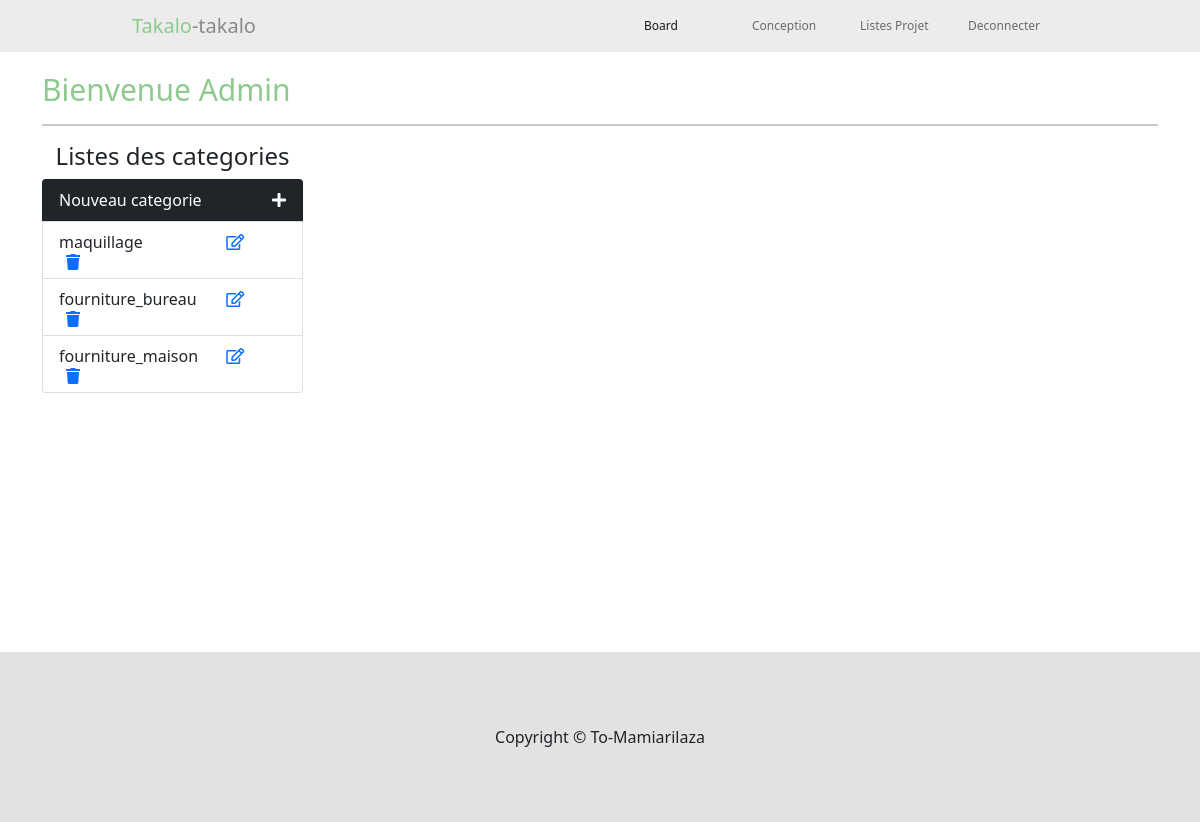
Page /index.php/./backOffice/index (signed in) on the committed database.
### tables this page shows
create table Categorie(
    idCategorie int primary key AUTO_INCREMENT,
    nom VARCHAR(20)
);

### application/controllers/BackOffice.php (called while the page is built, shortened)
<?php
class BackOffice extends CI_Controller {
    public function index($erreur = null)
    {
        $this->load->model('backOffice_model', 'model');
        $data['content'] = "backOffice";
        $data['header'] = "headerAdmin";
        $data['title'] = "BackOffice page";
        $data['categories'] = $this->model->getAllCategories();
        $this->load->view('template', $data);
    }
}
?>

### index.php (called while the page is built, shortened)
<?php
require_once BASEPATH.'core/CodeIgniter.php';

### application/models/BackOffice_model.php (called while the page is built, shortened)
<?php
    class BackOffice_model extends CI_Model
    {
        public function getAllCategories(){
            $sql = "SELECT * FROM Categorie";
            $query=$this->db->query($sql);
            $liste=array();
           foreach($query->result_array() as $row){
             $liste[]=$row;
           }
            return $liste;
        }
    }
?>

### application/views/backOffice.php (the view, shortened to what this page needs)
<link rel="stylesheet" href="<?php echo base_url("assets/css/backOffice.css"); ?>">
<div class="container">
    <h1>Bienvenue Admin</h1>
    <hr class="separation">
    <div class="row">
        <div class="col-md-3 listes-categories">
        <div class="list-group">
            <h4>Listes des categories</h4>
            <ul class="list-group">
                <a class="list-group-item bg-dark creation" data-bs-toggle="collapse" href="#collapseExample" role="button" aria-expanded="false" aria-controls="collapseExample">
                    Nouveau categorie <i class="fas fa-plus icone"></i>
                </a>
                <?php foreach ($categories as $categorie) { ?>
                    <li class="list-group-item categorie-list">
                        <div class="row">
                            <div class="col-md-8">
                                <?php echo $categorie['nom']; ?>
                            </div>
                            <div class="col-md-2">
                                <a href="" data-bs-toggle="modal" data-bs-target="#exampleModal" onclick="updateName(<?php echo $categorie['idCategorie']; ?>, '<?php echo $categorie['nom']; ?>')"><i class="far fa-edit icone" ></i></a>
                            </div>
                            <div class="offset-md-1 col-md-1">
                                <a href="<?php echo site_url('backOffice/deleteCategorie'); ?>/<?php echo $categorie['idCategorie']; ?>"><i class="fas fa-trash icone" ></i></a>
                            </div>
                        </div>
                    </li>
                <?php } ?>
            </ul>
        </div>
        </div>
    </div>
</div>

### assets/css/backOffice.css (style rules this page uses)
.container { margin-top: 20px; min-height: 580px; }
h1 { font-size: 30px; font-weight: 400; color: rgb(142 201 142); }
hr:not([size]) { height: 2px; }
.listes-categories h4 { text-align: center; }
.creation { color: white; display: flex; justify-content: space-between; align-items: center; }
.icone { float: right; }
.categorie-list .row { align-items: center; }

### rows in the picture
categorie: nom "maquillage"
categorie: nom "fourniture_bureau"
categorie: nom "fourniture_maison"
